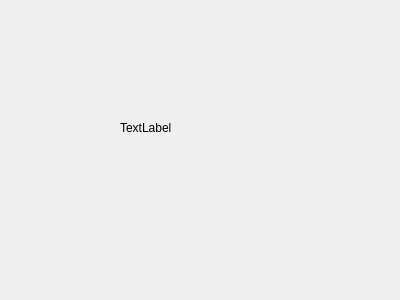
<?xml version="1.0" encoding="UTF-8"?>
<ui version="4.0">
 <class>Dialog</class>
 <widget class="QDialog" name="Dialog">
  <property name="geometry">
   <rect>
    <x>0</x>
    <y>0</y>
    <width>400</width>
    <height>300</height>
   </rect>
  </property>
  <property name="windowTitle">
   <string>Dialog</string>
  </property>
  <widget class="ValueDisplay" name="valueDisplay">
   <property name="geometry">
    <rect>
     <x>110</x>
     <y>220</y>
     <width>70</width>
     <height>40</height>
    </rect>
   </property>
   <property name="device" stdset="0">
    <string>bg2</string>
   </property>
  </widget>
  <widget class="ValueDisplay" name="valueDisplay_2">
   <property name="geometry">
    <rect>
     <x>210</x>
     <y>220</y>
     <width>70</width>
     <height>40</height>
    </rect>
   </property>
   <property name="device" stdset="0">
    <string>sa1</string>
   </property>
  </widget>
  <widget class="ValueDisplay" name="valueDisplay_3">
   <property name="geometry">
    <rect>
     <x>20</x>
     <y>220</y>
     <width>70</width>
     <height>40</height>
    </rect>
   </property>
   <property name="device" stdset="0">
    <string>bg1</string>
   </property>
   <property name="key" stdset="0">
    <string>bg1.value</string>
   </property>
   <property name="statuskey" stdset="0">
    <string>bg1.status</string>
   </property>
  </widget>
  <widget class="QLabel" name="label">
   <property name="geometry">
    <rect>
     <x>120</x>
     <y>120</y>
     <width>58</width>
     <height>15</height>
    </rect>
   </property>
   <property name="text">
    <string>TextLabel</string>
   </property>
  </widget>
 </widget>
 <customwidgets>
  <customwidget>
   <class>ValueDisplay</class>
   <extends>QWidget</extends>
   <header>nicos.guisupport.display</header>
  </customwidget>
 </customwidgets>
 <resources/>
 <connections/>
</ui>
